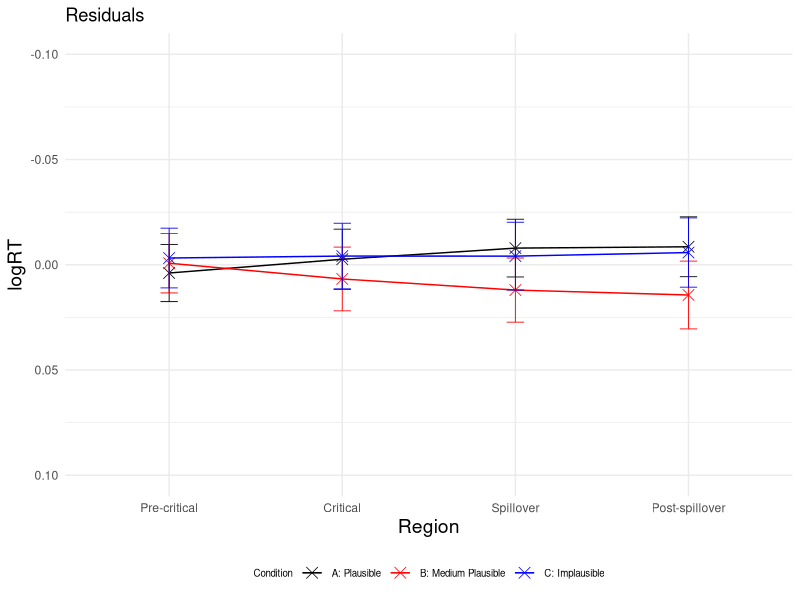
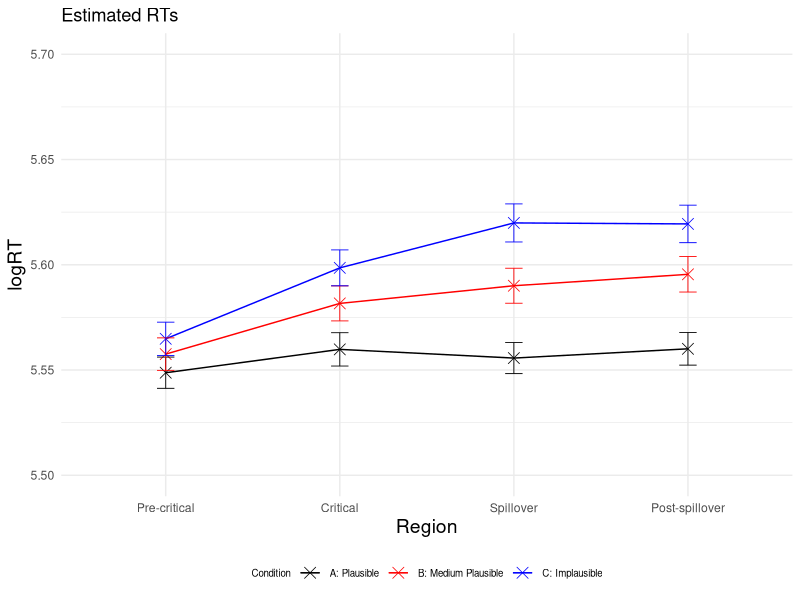
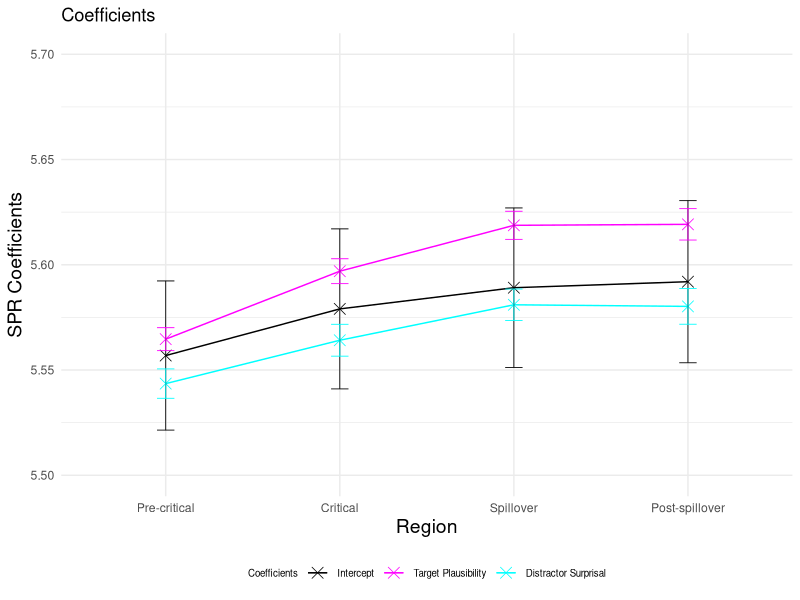
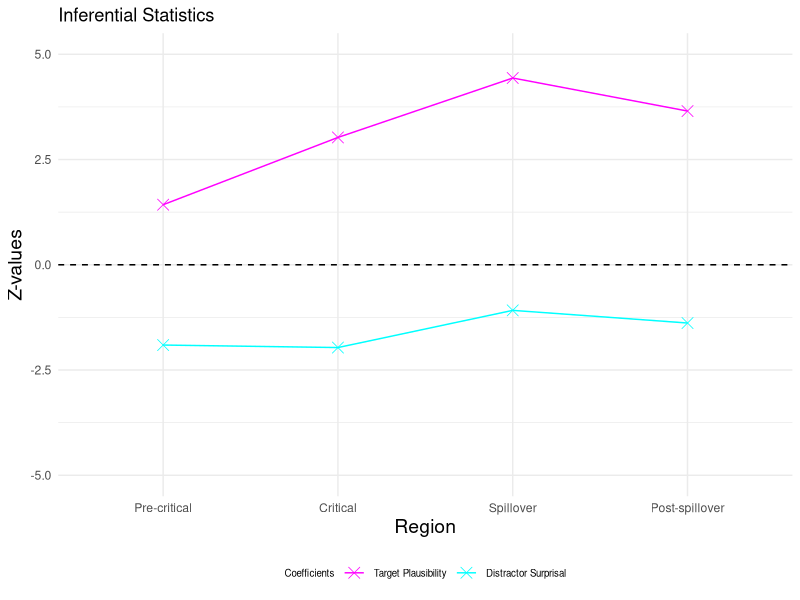
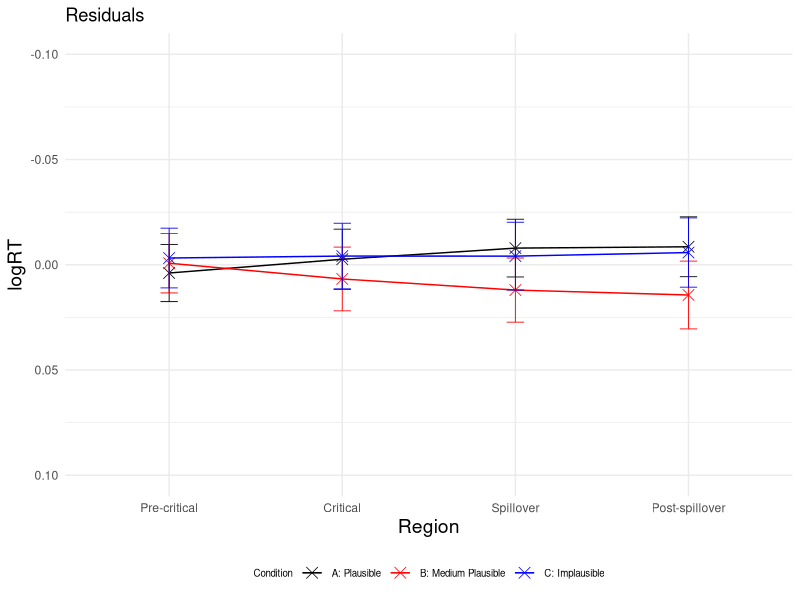
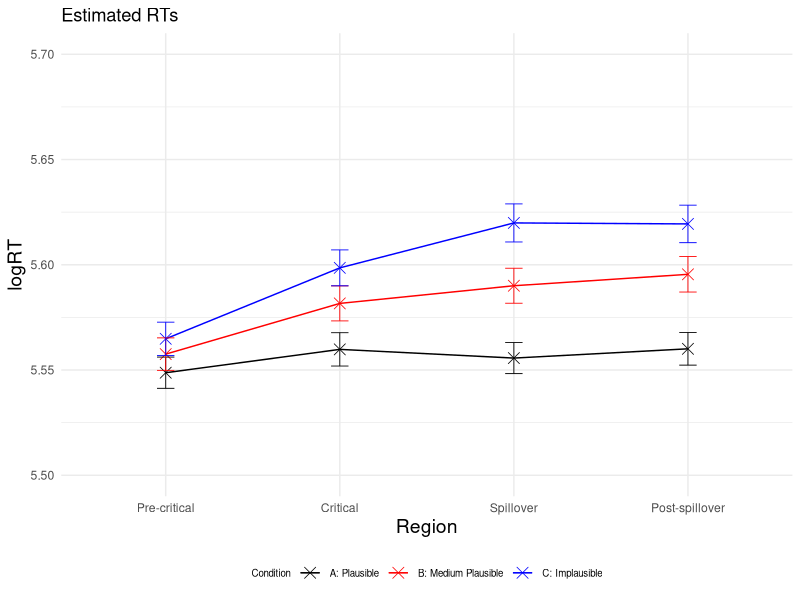
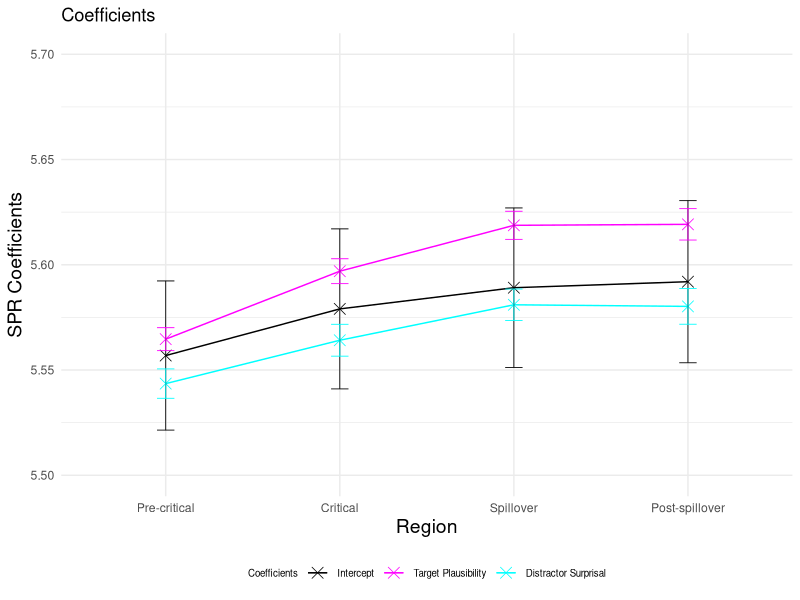
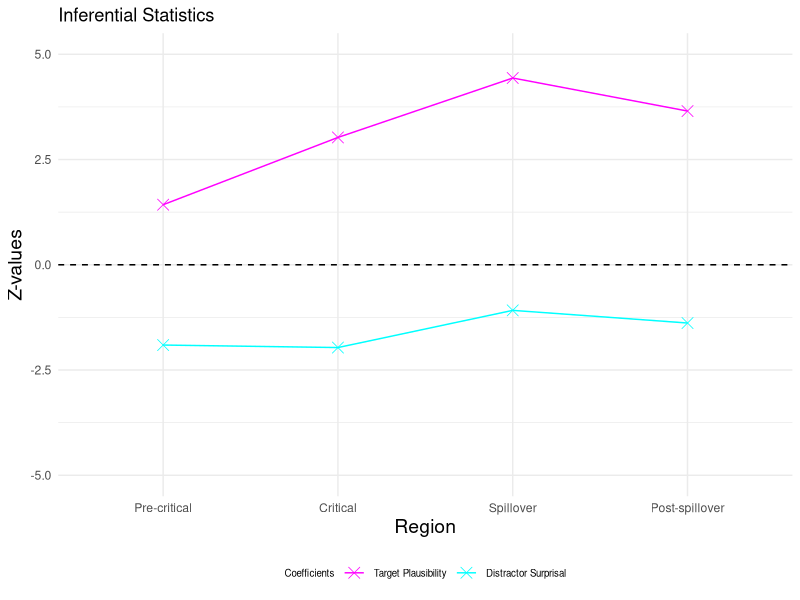

These figures' R source, in order:
### LMER ###
# load lme4 package
library(lme4)
library(lmerTest)
library(dplyr)
library(ggplot2)

setwd("~/Downloads/Master_Thesis/3_SPR_Study/not_log_transformed/")
GP6 <- read.csv("GP6SPR_processed.csv")

residuals <- data.frame(
  Region = character(0),
  Condition = character(0),
  Residual = numeric(0),
  SE_Residual = numeric(0)
)

logRT_estimated <- data.frame(
  Region = character(0),
  Condition = character(0),
  Estimated_logRT = numeric(0),
  SE_Estimated = numeric(0)
)

p_values <- data.frame(
  Region = character(0),
  p_value_plausibility_target = numeric(0),
  p_value_surprisal_distractor = numeric(0)
)

SPR_coefficients <- data.frame(
  Region = character(0),
  Estimate = character(0),
  Estimate_value = numeric(0),
  Estimate_error = numeric(0),
  Z_value = numeric(0)
)


regions <- c("Pre-critical", "Critical", "Spillover", "Post-spillover") 
conditions <- c("A", "B", "C")

for (region in regions) 
{
  # Precritical region
  region_subset <- subset(GP6, Region == region)
  
  # standardise predictors (use average plausibility ratings per item and condition from plausibility norming study here)
  region_subset$scaled_Plaus_per_region <- scale(region_subset$Plaus_target_avg)
  region_subset$scaled_Surprisaldist_per_region <- scale(region_subset$Surprisal_distractor)
  # invert predictor plausibility
  region_subset$inverted_scaled_Plaus_per_region <- (region_subset$scaled_Plaus_per_region) * (-1)
  #log transform reading times
  region_subset$logRT_per_region <- log(region_subset$ReadingTime)
  
  
  # define and run the linear mixed-effects regression model for the precritical region 
  model_per_region <- lmerTest::lmer(logRT_per_region ~ inverted_scaled_Plaus_per_region + scaled_Surprisaldist_per_region + 
                                       (1 + inverted_scaled_Plaus_per_region + scaled_Surprisaldist_per_region | Subject) + 
                                       (1 + inverted_scaled_Plaus_per_region + scaled_Surprisaldist_per_region | Item), data = region_subset)
  
  # print the summary of the model
  summary_per_region <- summary(model_per_region)
  print(summary_per_region)
  
  # calculate p-values
  p_values_per_region <- summary_per_region$coefficients[, "Pr(>|t|)"]
  new_row_p_value <- data.frame(Region = region, 
                                p_value_plausibility_target = p_values_per_region[2], 
                                p_value_surprisal_distractor = p_values_per_region[3])
  p_values <- rbind(p_values, new_row_p_value)
  
  # extract intercept and coefficients added to intercept
  coefficients_per_region <- summary_per_region$coefficients
  intercept <- coefficients_per_region["(Intercept)", 1]
  plaus_target_coeff <- coefficients_per_region["(Intercept)", 1] + coefficients_per_region["inverted_scaled_Plaus_per_region", 1]
  surprisal_distractor_coeff <- coefficients_per_region["(Intercept)", 1] + coefficients_per_region["scaled_Surprisaldist_per_region", 1]
  
  # add error bars for coefficients and intercept
  new_row_coefficient <- data.frame(Region = region, 
                                    Estimate = "Intercept", 
                                    Estimate_value = intercept, 
                                    Estimate_error = coefficients_per_region["(Intercept)", 2],
                                    Z_value = 0)
  SPR_coefficients <- rbind(SPR_coefficients, new_row_coefficient)
  
  new_row_coefficient <- data.frame(Region = region,
                                    Estimate = "Plausability",
                                    Estimate_value = plaus_target_coeff,
                                    Estimate_error = coefficients_per_region["inverted_scaled_Plaus_per_region", 2],
                                    Z_value = coefficients_per_region["inverted_scaled_Plaus_per_region", 1] / coefficients_per_region["inverted_scaled_Plaus_per_region", 2])
  SPR_coefficients <- rbind(SPR_coefficients, new_row_coefficient)
  
  new_row_coefficient <- data.frame(Region = region,
                                    Estimate = "Surprisal", 
                                    Estimate_value = surprisal_distractor_coeff, 
                                    Estimate_error = coefficients_per_region["scaled_Surprisaldist_per_region", 2],
                                    Z_value = coefficients_per_region["scaled_Surprisaldist_per_region", 1] / coefficients_per_region["scaled_Surprisaldist_per_region", 2])
  SPR_coefficients <- rbind(SPR_coefficients, new_row_coefficient)
  
  for (condition in conditions)
  {
    #####predict condition A, precritical#####
    region_per_condition <- subset(region_subset, Condition == condition)
    region_per_condition$region_per_condition_Predicted <- predict(model_per_region, newdata = region_per_condition,  type = "response")
    
    # calculate residuals
    Residual_region_per_condition <- mean(region_per_condition$logRT_per_region) - mean(region_per_condition$region_per_condition_Predicted)
    Residual_region_per_condition
    # observed RT for condition A precritical
    region_per_condition_logRT_observed <- mean(region_per_condition$logRT_per_region)
    # if (condition == "C") 
    #  {
    #  print(region_per_condition_logRT_observed)
    # }
    # estimated RT for condition A precritical
    region_per_condition_logRT_estimated <- mean(region_per_condition$region_per_condition_Predicted)
    region_per_condition_logRT_estimated
    
    # calculate standard error for residuals
    SE_residuals_region_per_condition <- sqrt(sd(region_per_condition$logRT_per_region, na.rm = TRUE)^2/length(region_per_condition$logRT_per_region) + sd(region_per_condition$region_per_condition_Predicted, na.rm = TRUE)^2/length(region_per_condition$region_per_condition_Predicted))
    
    new_row_residuals <- data.frame(Region = region, Condition = condition, Residual = Residual_region_per_condition, SE_Residual = SE_residuals_region_per_condition)
    residuals <- rbind(residuals, new_row_residuals)
    
    # calculate standard error for logRT estimated
    ##
    SE_estimated_region_per_condition <- sd(region_per_condition$region_per_condition_Predicted, na.rm = TRUE) / sqrt(length(region_per_condition$region_per_condition_Predicted)) 
    
    new_row_logRT_estimated <- data.frame(Region = region, Condition = condition, Estimated_logRT = region_per_condition_logRT_estimated, SE_Estimated = SE_estimated_region_per_condition)
    logRT_estimated <- rbind(logRT_estimated, new_row_logRT_estimated)
  }
}

# plot residuals
# Create a line plot 
p <- ggplot(residuals, aes(x = factor(Region, levels = c("Pre-critical", "Critical", "Spillover", "Post-spillover")), 
                           y = Residual, color = Condition, group = Condition)) + geom_point(shape = 4, size = 3.5, stroke = 0.4) + geom_line(linewidth=0.5) + ylim (0.10, -0.10)
p <- p + theme_minimal() + geom_errorbar(aes(ymin=Residual-SE_Residual, ymax=Residual+SE_Residual), width=.1, size=0.3) 
p <- p + scale_color_manual(name="Condition", labels=c("A: Plausible", "B: Medium Plausible", "C: Implausible"), values=c("#000000", "#FF0000", "#0000FF"))
p <- p + labs(x="Region", y="logRT", title = "Residuals") 
p <- p + theme(legend.position="bottom", legend.text=element_text(size=7), legend.title=element_text(size=7), axis.title.x = element_text(size = 14), axis.title.y = element_text(size = 14)) 
p 
ggsave("Residuals_Plot.pdf", p, width=4, height=4)


# plot estimated logRTs
# Create a line plot 
p <- ggplot(logRT_estimated, aes(x = factor(Region, levels = c("Pre-critical", "Critical", "Spillover", "Post-spillover")), 
                                 y = Estimated_logRT, color = Condition, group = Condition)) + geom_point(shape = 4, size = 3.5, stroke = 0.4) + geom_line(linewidth=0.5) + ylim (5.5, 5.7)
p <- p + theme_minimal() + geom_errorbar(aes(ymin=Estimated_logRT-SE_Estimated, ymax=Estimated_logRT+SE_Estimated), width=.1, size=0.3) 
p <- p + scale_color_manual(name="Condition", labels=c("A: Plausible", "B: Medium Plausible", "C: Implausible"), values=c("#000000", "#FF0000", "#0000FF"))
p <- p + labs(x="Region", y="logRT", title = "Estimated RTs") 
p <- p + theme(legend.position="bottom", legend.text=element_text(size=7), legend.title=element_text(size=7), axis.title.x = element_text(size = 14), axis.title.y = element_text(size = 14)) 
p 
ggsave("Estimated_RTs_Plot.pdf", p, width=4, height=4)

# plot intercept and coefficients added to intercept
p <- ggplot(SPR_coefficients, aes(x = factor(Region, levels = c("Pre-critical", "Critical", "Spillover", "Post-spillover")), 
                                  y = Estimate_value, color = Estimate, group = Estimate)) + geom_point(shape = 4, size = 3.5, stroke = 0.4) + geom_line(linewidth=0.5) + ylim (5.5, 5.7)
p <- p + theme_minimal() + geom_errorbar(aes(ymin=Estimate_value-Estimate_error, ymax=Estimate_value+Estimate_error), width=.1, size=0.3) 
p <- p + scale_color_manual(name="Coefficients", labels=c("Intercept", "Target Plausibility", "Distractor Surprisal"), values=c("#000000", "#FF00FF", "#00FFFF"))
p <- p + labs(x="Region", y="SPR Coefficients", title = "Coefficients") 
p <- p + theme(legend.position="bottom", legend.text=element_text(size=7), legend.title=element_text(size=7), axis.title.x = element_text(size = 14), axis.title.y = element_text(size = 14)) 
p 
ggsave("Intercept_Coefficients_Plot.pdf", p, width=4, height=4)


# plot effect sizes (z-vaues)
Effect_sizes <- subset(SPR_coefficients, Estimate != 'Intercept')

p <- ggplot(Effect_sizes, aes(x = factor(Region, levels = c("Pre-critical", "Critical", "Spillover", "Post-spillover")), 
                              y = Z_value, color = Estimate, group = Estimate)) + geom_point(shape = 4, size = 3.5, stroke = 0.4) + geom_line(linewidth=0.5) + ylim (-5, 5)
p <- p + geom_hline(yintercept=0, linetype=2)
p <- p + theme_minimal()
p <- p + scale_color_manual(name="Coefficients", labels=c( "Target Plausibility", "Distractor Surprisal"), values=c("#FF00FF", "#00FFFF"))
p <- p + labs(x="Region", y="Z-values", title = "Inferential Statistics") 
p <- p + theme(legend.position="bottom", legend.text=element_text(size=7), legend.title=element_text(size=7), axis.title.x = element_text(size = 14), axis.title.y = element_text(size = 14)) 
p 
ggsave("Z_values_Plot.pdf", p, width=4, height=4)
